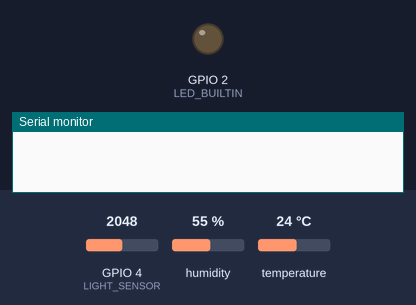
Recording of a sketch running on a simulated ESP32. Parts: output pins drawn as LEDs (lit = HIGH), the last lines printed to the serial monitor. The test bench sets the inputs (shaded band); at power-on: GPIO 4 (LIGHT_SENSOR) = 2048, humidity 55 %, temperature 24 °C. WiFi joins after 1.5 s; servers stay silent unless stated; network time is answered at once with the bench clock; the local clock reads 2024-03-15 10:24:30 at power-on unless the sketch sets it; no MQTT or app messages arrive unless stated.

Above: at 0.0 s.
At 1.2 s:
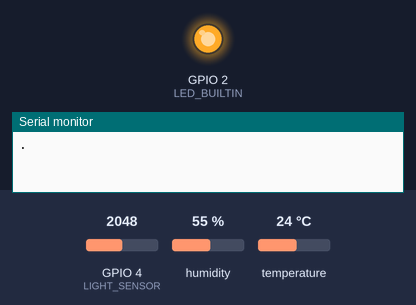
Timing chart, 0 to 5.9 s (numbered marks = the images above):
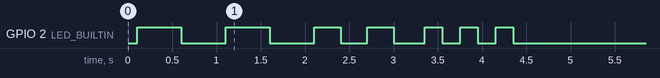

The sketch:

2_sent_data_to_mq_dynamic_id.ino
```cpp
#include <DHT.h>
#include <ArduinoJson.h>
#include <WiFi.h>
#include <NTPClient.h>
#include <WiFiUdp.h>
#include <PubSubClient.h>

// กำหนดโหมด: true = Local (Mosquitto), false = Cloud (HiveMQ)
#define USE_LOCAL true

#define DHTPIN 18             // Pin สำหรับ DHT11 sensor
#define DHTTYPE DHT11         // ประเภท sensor DHT11
#define LIGHT_SENSOR 4        // Pin สำหรับ light sensor
#define LED_BUILTIN 2         // Pin สำหรับ LED built-in

// WiFi credentials
const char* ssid = "Magic5";          // ชื่อ WiFi
const char* password = "8charactor";  // รหัส WiFi

// MQTT Config
#if USE_LOCAL
  const char* mqtt_server = "10.13.75.210"; // IP เครื่องที่รัน Mosquitto
  const int mqtt_port = 1883;               // MQTT port สำหรับ local
  const char* mqtt_user = "";               // ไม่ใช้ user/pass สำหรับ local
  const char* mqtt_pass = "";
#else
  const char* mqtt_server = "xxxxxx.s1.eu.hivemq.cloud"; // HiveMQ server
  const int mqtt_port = 8883;                           // MQTT port สำหรับ cloud
  const char* mqtt_user = "your-username";              // HiveMQ credentials
  const char* mqtt_pass = "your-password";
#endif

// Buffer สำหรับ topic เฉพาะ sensor
char mqtt_topic[50];     // e.g., cucumber/sensors/24:0A:C4:12:34:56

DHT dht(DHTPIN, DHTTYPE);         // เริ่มต้น DHT sensor
WiFiUDP ntpUDP;                   // UDP สำหรับ NTP
NTPClient timeClient(ntpUDP, "pool.ntp.org", 25200, 60000); // NTP client (UTC+7)

#if USE_LOCAL
  WiFiClient espClient;           // Client สำหรับ local MQTT (non-TLS)
#else
  WiFiClientSecure espClient;     // Client สำหรับ cloud MQTT (TLS)
#endif
PubSubClient mqttClient(espClient); // MQTT client

String sensorId; // ตัวแปร global สำหรับเก็บ MAC address

void setup() {
  pinMode(LED_BUILTIN, OUTPUT);    // ตั้งค่า LED pin เป็น output
  Serial.begin(115200);            // เริ่ม Serial communication
  dht.begin();                     // เริ่มต้น DHT sensor

  // รอให้ WiFi stack เริ่มต้นสมบูรณ์
  WiFi.mode(WIFI_STA);            // ตั้งค่าเป็น Station mode
  delay(100);                     // รอสั้นๆ เพื่อให้ WiFi stack พร้อม

  // WiFi connect
  WiFi.begin(ssid, password);      // เริ่มเชื่อมต่อ WiFi
  while (WiFi.status() != WL_CONNECTED) { // รอจนกว่าจะต่อ WiFi ได้
    digitalWrite(LED_BUILTIN, HIGH); delay(500); // กระพริบ LED 1 จังหวะ
    digitalWrite(LED_BUILTIN, LOW); delay(500);
    Serial.print(".");
  }
  for (int i = 0; i < 2; i++) {    // WiFi connected: กระพริบ 2 จังหวะ
    digitalWrite(LED_BUILTIN, HIGH); delay(300);
    digitalWrite(LED_BUILTIN, LOW); delay(300);
  }
  Serial.println("WiFi connected");

  // ดึง MAC address เป็น SENSOR_ID หลังจาก WiFi ต่อสำเร็จ
  sensorId = WiFi.macAddress(); // e.g., "24:0A:C4:12:34:56"
  if (sensorId == "00:00:00:00:00:00") { // ตรวจสอบ MAC address ไม่ถูกต้อง
    Serial.println("Error: Invalid MAC address, restarting...");
    ESP.restart(); // รีสตาร์ทถ้าได้ MAC address ไม่ถูกต้อง
  }
  Serial.println("MAC Address: " + sensorId);

  // สร้าง topic เฉพาะ sensor (e.g., cucumber/sensors/24:0A:C4:12:34:56)
  snprintf(mqtt_topic, sizeof(mqtt_topic), "cucumber/sensors/%s", sensorId.c_str());

  // เริ่มต้น NTP
  timeClient.begin();

  // MQTT setup
  #if !USE_LOCAL
    espClient.setInsecure();       // TLS สำหรับ test (ไม่แนะนำใน production)
  #endif
  mqttClient.setServer(mqtt_server, mqtt_port); // ตั้งค่า MQTT server
  reconnect();                     // เริ่มเชื่อมต่อ MQTT
}

void loop() {
  if (!mqttClient.connected()) { reconnect(); } // Reconnect ถ้า MQTT หลุด
  mqttClient.loop();              // อัปเดต MQTT client

  timeClient.update();            // อัปเดตเวลา NTP

  // อ่านข้อมูลจาก sensor
  float temp = dht.readTemperature();  // อ่านอุณหภูมิ
  float hum = dht.readHumidity();      // อ่านความชื้น
  int light_adc = analogRead(LIGHT_SENSOR); // อ่านค่า light sensor
  float lux = (light_adc / 4095.0) * 1000.0; // แปลงเป็น lux
  float lumen = lux * 0.0079;          // แปลงเป็น lumen

  // สร้าง ISO time
  unsigned long epochTime = timeClient.getEpochTime();
  time_t rawtime = epochTime;
  struct tm * ti = localtime(&rawtime);
  char isoTime[25];
  strftime(isoTime, sizeof(isoTime), "%Y-%m-%dT%H:%M:%SZ", ti);

  // สร้าง JSON payload
  StaticJsonDocument<200> doc;
  doc["time"] = isoTime;                       // Timestamp
  doc["sensor_id"] = sensorId;                 // ใช้ global sensorId
  doc["temp"] = temp;                          // อุณหภูมิ
  doc["hum"] = hum;                            // ความชื้น
  doc["light"] = lumen;                        // ความสว่าง (lumen)

  String payload;
  serializeJson(doc, payload);                 // แปลง JSON เป็น string

  // Publish ไป topic เฉพาะ sensor
  if (mqttClient.publish(mqtt_topic, payload.c_str())) {
    Serial.println("Published: " + payload);
  } else {
    Serial.println("Publish failed");
  }

  delay(10000); // ส่งทุก 10 วินาที
}

void reconnect() {
  unsigned long start = millis();
  while (!mqttClient.connected() && (millis() - start < 30000)) { // Timeout 30 วินาที
    Serial.print("Connecting MQTT...");
    // ใช้ MAC address เป็น client ID
    if (sensorId == "00:00:00:00:00:00") { // ตรวจสอบ MAC address อีกครั้ง
      Serial.println("Error: Invalid MAC address, restarting...");
      ESP.restart();
    }
    #if USE_LOCAL
      if (mqttClient.connect(sensorId.c_str())) { // เชื่อมต่อ MQTT สำหรับ local
        Serial.println("connected");
        for (int i = 0; i < 3; i++) { // MQTT connected: กระพริบ 3 จังหวะ
          digitalWrite(LED_BUILTIN, HIGH); delay(200);
          digitalWrite(LED_BUILTIN, LOW); delay(200);
        }
      } else {
        Serial.print("failed, rc="); Serial.println(mqttClient.state());
        delay(5000);
      }
    #else
      if (mqttClient.connect(sensorId.c_str(), mqtt_user, mqtt_pass)) { // สำหรับ cloud
        Serial.println("connected");
        for (int i = 0; i < 3; i++) { // MQTT connected: กระพริบ 3 จังหวะ
          digitalWrite(LED_BUILTIN, HIGH); delay(200);
          digitalWrite(LED_BUILTIN, LOW); delay(200);
        }
      } else {
        Serial.print("failed, rc="); Serial.println(mqttClient.state());
        delay(5000);
      }
    #endif
  }
}
```
